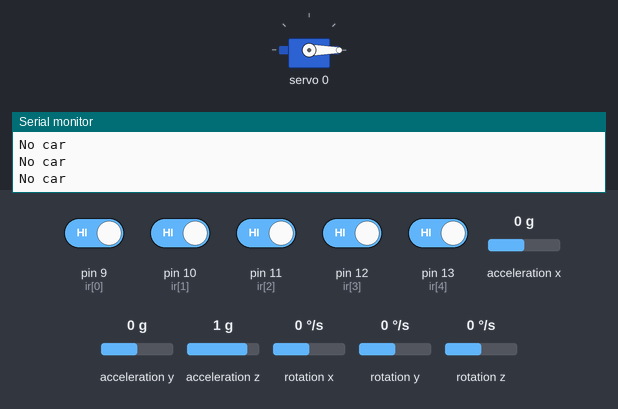
Simulated run of this sketch. Board: Arduino Uno, built with avr-gcc and run on an emulated ATmega328P. Parts: servo, the last lines printed to the serial monitor. Inputs (shaded band) come from the test bench; at power-on: pin 9 (ir[0]), pin 10 (ir[1]), pin 11 (ir[2]), pin 12 (ir[3]), pin 13 (ir[4]) HIGH, acceleration x 0 g, acceleration y 0 g, acceleration z 1 g, rotation x 0 °/s, rotation y 0 °/s, rotation z 0 °/s.

Above: at 1.2 s.
1.3 s: pin 9 (ir[0]) driven LOW and pin 12 (ir[3]) driven LOW
At 2.5 s:
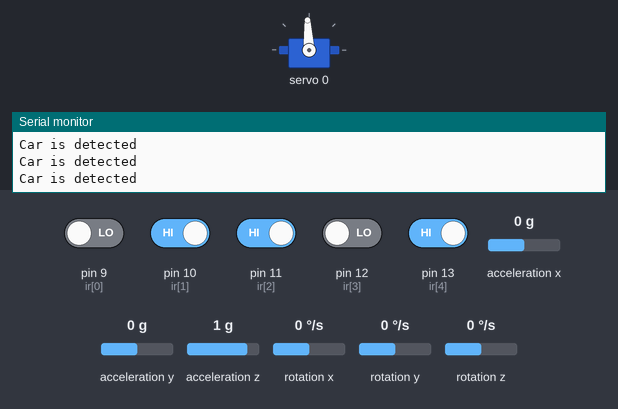
2.8 s: pin 11 (ir[2]) driven LOW
At 4.1 s:
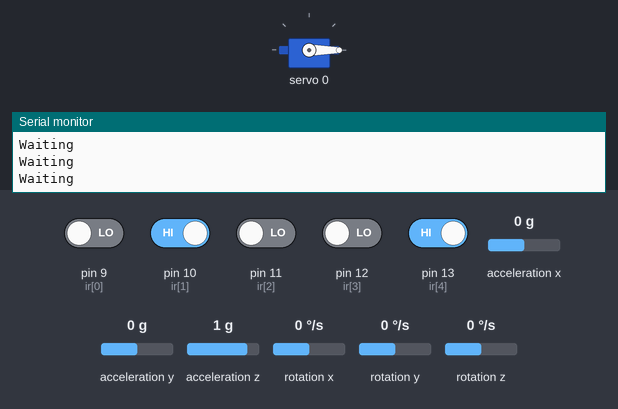
4.8 s: pin 11 (ir[2]) driven HIGH
At 5.7 s:
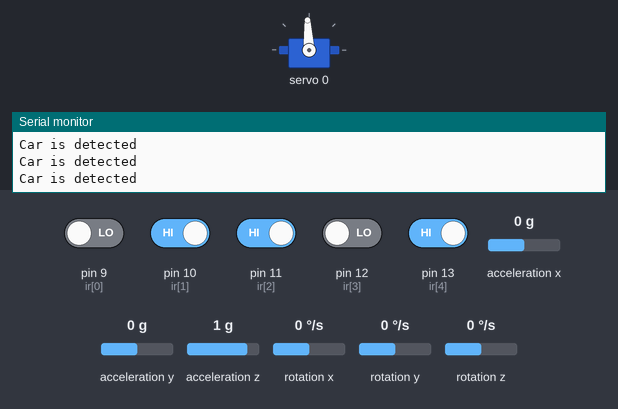
6.3 s: pin 9 (ir[0]) driven HIGH
At 7.4 s:
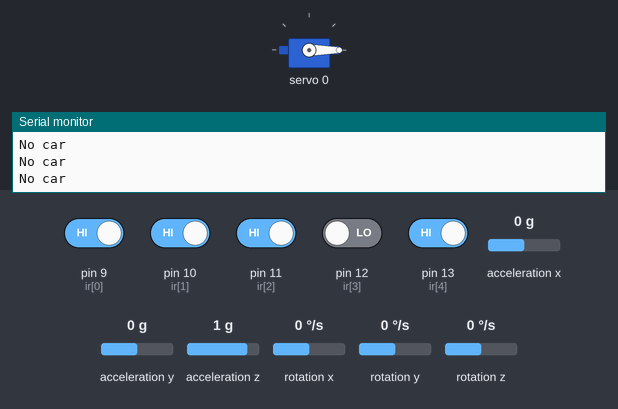
Timing chart, 0 to 8.8 s (numbered marks = the images above; inputs shaded):
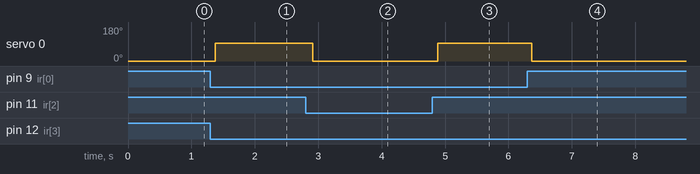

Measured:
- after the input at 1.3 s, servo 0: 0° → 93° after 0.08 s
- after the input at 2.8 s, servo 0: 93° → 0° after 0.11 s
- after the input at 4.8 s, servo 0: 0° → 93° after 0.09 s
- after the input at 6.3 s, servo 0: 93° → 0° after 0.07 s

The sketch:

classicCrew.ino
```cpp
#include <Wire.h>
#include <Adafruit_PWMServoDriver.h>
#include <MPU6050.h>
#include <I2Cdev.h>

#define nbPCAServo 1
Adafruit_PWMServoDriver pca = Adafruit_PWMServoDriver(0x40);
MPU6050 mpu;

const float ACC_THRESHOLD = 2.5;
//const float GYRO_THRESHOLD = 200; // 200°/s 이상

const int ir[5] = { 9, 10, 11, 12, 13 };
int val[5];


int16_t ax, ay, az;
int16_t gx, gy, gz;


void setup() {
  Serial.begin(115200);

  Wire.begin();

  Serial.println("Initializing MPU6050...");
  mpu.initialize();

  if (mpu.testConnection()) {
    Serial.println("MPU6050 connection successful!");
  } else {
    Serial.println("MPU6050 connection failed!");
  }

  for (int i = 0; i < 5; i++) {
    pinMode(ir[i], INPUT);
  }

  pca.begin();
  pca.setPWMFreq(60);  // Analog servos run at ~60 Hz updates
}

bool isPeopleDetected = false;
bool isCarDetected = false;
unsigned long barrierDownTime = 0;
const unsigned long BARRIER_DELAY = 1000;
bool isBarrierMoving = false;

int guard = 0;

void loop() {

  // check Sensors' Activation
  for (int i = 0; i < 5; i++) {
    val[i] = digitalRead(ir[i]);
  }

  check_mpu();

  if (guard == 1) {
    guardDown(1);
    delay(50);
  } else if (guard == 2) {
    guardDown(2);
    delay(50);
  } else {
  }

  // detect Cars
  // 사람이 대기하고, 차가 멈춰서면 올림
  if ((val[3] == LOW || val[4] == LOW) && val[2] == LOW) {
    Serial.println("Waiting\n");
    guard = 2;
  } else if ((val[0] == LOW || val[1] == LOW || val[2] == LOW) && (val[3] == LOW || val[4] == LOW)) {  // 차를 먼저 확인하고 사람이 있으면 내림
    Serial.println("Car is detected");
    guard = 1;

  } else {  // 사람이 없거나 셋 다 차가 없으면 올림
    Serial.println("No car");
    guard = 2;
  }
}

// Guard Control
void guardDown(int act) {

  switch (act) {
    case 1:
      pca.writeMicroseconds(0, jointToImp(90));
      //          Serial.println("Up!");

      break;
    case 2:
      pca.writeMicroseconds(0, jointToImp(0));
      //          Serial.println("Down!");

      break;
    default:
      // 잘못된 caseNum 입력 처리
      Serial.println("Invalid case number!");
      break;
  }
}


// Servo Angle
int jointToImp(double angle) {
  const int minImpulse = 500;   // 서보 최소 펄스
  const int maxImpulse = 2500;  // 서보 최대 펄스
  const int minAngle = 0;       // 최소 각도
  const int maxAngle = 180;     // 최대 각도

  int imp = (angle - minAngle) * (maxImpulse - minImpulse) / (maxAngle - minAngle) + minImpulse;
  imp = max(imp, minImpulse);
  imp = min(imp, maxImpulse);
  return imp;
}


// 자이로센서
void check_mpu() {

  // 가속도계 및 자이로 데이터 읽기
  mpu.getMotion6(&ax, &ay, &az, &gx, &gy, &gz);

  int16_t start_ax = ax;
  int16_t start_ay = ay;
  int16_t start_az = az;

  float ax_g = ax / 16384.0;  // MPU6050은 ±2g 설정에서 1g = 16384
  float ay_g = ay / 16384.0;
  float az_g = az / 16384.0;

  if (abs(ax_g) > ACC_THRESHOLD || abs(ay_g) > ACC_THRESHOLD || abs(az_g) > ACC_THRESHOLD) {

    Serial.println("Collision Detected!\n");
  }
}
```
